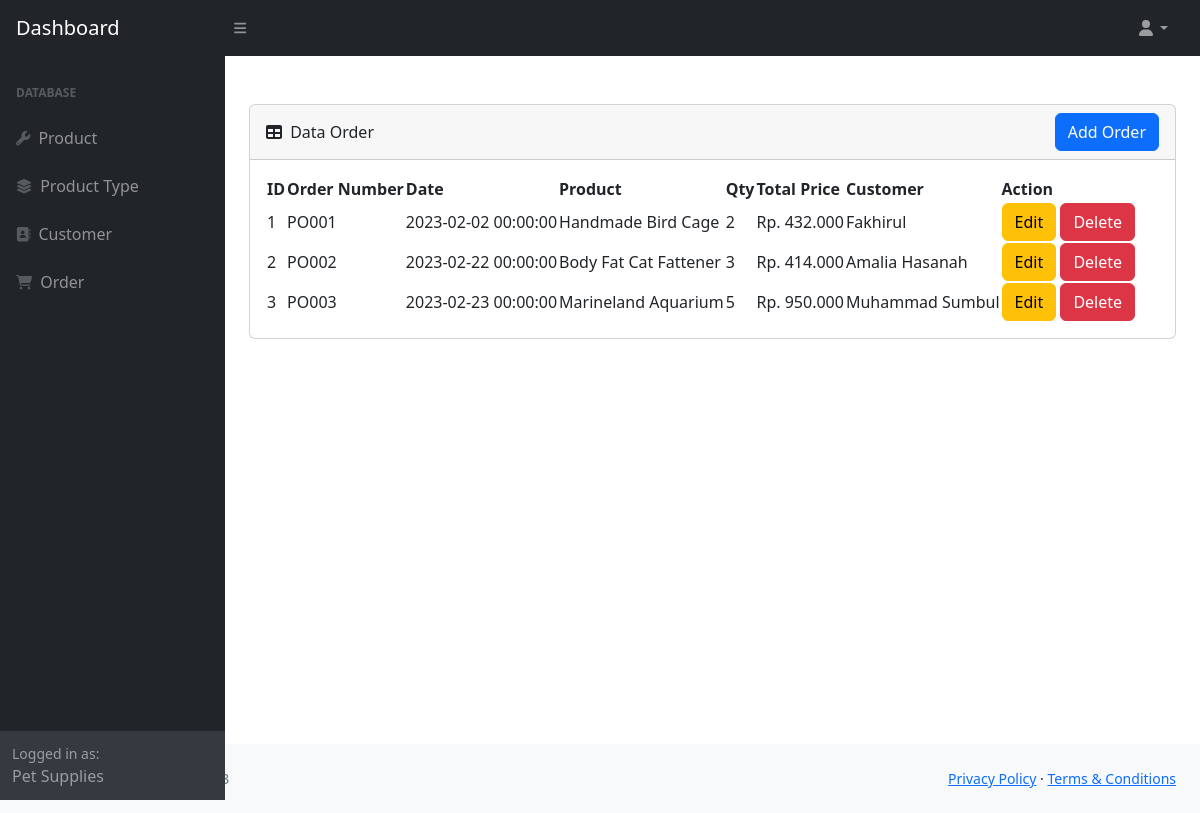
The app's page /backend/order.php with its own data.
### tables this page shows
CREATE TABLE `order` (
  `id` int(11) NOT NULL,
  `order_number` varchar(45) DEFAULT NULL,
  `date` datetime DEFAULT NULL,
  `qty` int(11) DEFAULT NULL,
  `total_price` int(11) DEFAULT NULL,
  `customer_id` int(11) NOT NULL,
  `product_id` int(11) NOT NULL
);

CREATE TABLE `product` (
  `id` int(11) NOT NULL,
  `sku` varchar(45) DEFAULT NULL,
  `name` varchar(45) DEFAULT NULL,
  `purchase_price` int(11) DEFAULT NULL,
  `sell_price` int(11) DEFAULT NULL,
  `stock` int(11) DEFAULT 0,
  `min_stock` int(11) DEFAULT 0,
  `product_type_id` int(11) NOT NULL,
  `restock_id` int(11) NOT NULL
);

CREATE TABLE `customer` (
  `id` int(11) NOT NULL,
  `name` varchar(45) DEFAULT NULL,
  `gender` enum('L','P') DEFAULT NULL,
  `phone` varchar(45) DEFAULT NULL,
  `email` varchar(45) DEFAULT NULL,
  `address` longtext DEFAULT NULL,
  `card_id` int(11) NOT NULL
);

### backend/order.php (the view)
<?php include_once 'templates/header.php'; ?>
<?php include_once 'templates/navbar.php'; ?>
<div class="card mb-4">
    <div class="card-header d-flex justify-content-between align-items-center">
        <div class="">
            <i class="fas fa-table me-1"></i>
            Data Order
        </div>
        <a href="order_add.php" class="btn btn-primary btn-md">Add Order</a>
    </div>
    <div class="card-body">
        <table id="datatablesSimple">
            <thead>
                <tr>
                    <th>ID</th>
                    <th>Order Number</th>
                    <th>Date</th>
                    <th>Product</th>
                    <th>Qty</th>
                    <th>Total Price</th>
                    <th>Customer</th>
                    <th>Action</th>
                </tr>
            </thead>
            <tbody>
                <?php foreach ($orders as $order) : ?>
                    <tr>
                        <td><?= $order["id"]; ?></td>
                        <td><?= $order["order_number"]; ?></td>
                        <td><?= $order["date"]; ?></td>
                        <td><?= $order["product"]; ?></td>
                        <td><?= $order["qty"]; ?></td>
                        <td>Rp. <?= number_format($order["total_price"], 0, ',', '.'); ?></td>
                        <td><?= $order["customer_name"]; ?></td>
                        <td>
                            <a href="order_edit.php?id=<?= $order['id']; ?>" class="btn btn-warning">Edit</a>
                            <a href="order_delete.php?id=<?= $order['id']; ?>" class="btn btn-danger">Delete</a>
                        </td>
                    </tr>
                <?php endforeach; ?>
            </tbody>
        </table>
    </div>
</div>
</div>
</main>
<?php include_once 'templates/footer.php' ?>

### records on screen
order: id "1", order_number "PO001", date "2023-02-02 00:00:00", product.name "Handmade Bird Cage", qty "2", total_price "432.000", customer.name "Fakhirul"
order: id "2", order_number "PO002", date "2023-02-22 00:00:00", product.name "Body Fat Cat Fattener", qty "3", total_price "414.000", customer.name "Amalia Hasanah"
order: id "3", order_number "PO003", date "2023-02-23 00:00:00", product.name "Marineland Aquarium", qty "5", total_price "950.000", customer.name "Muhammad Sumbul"
